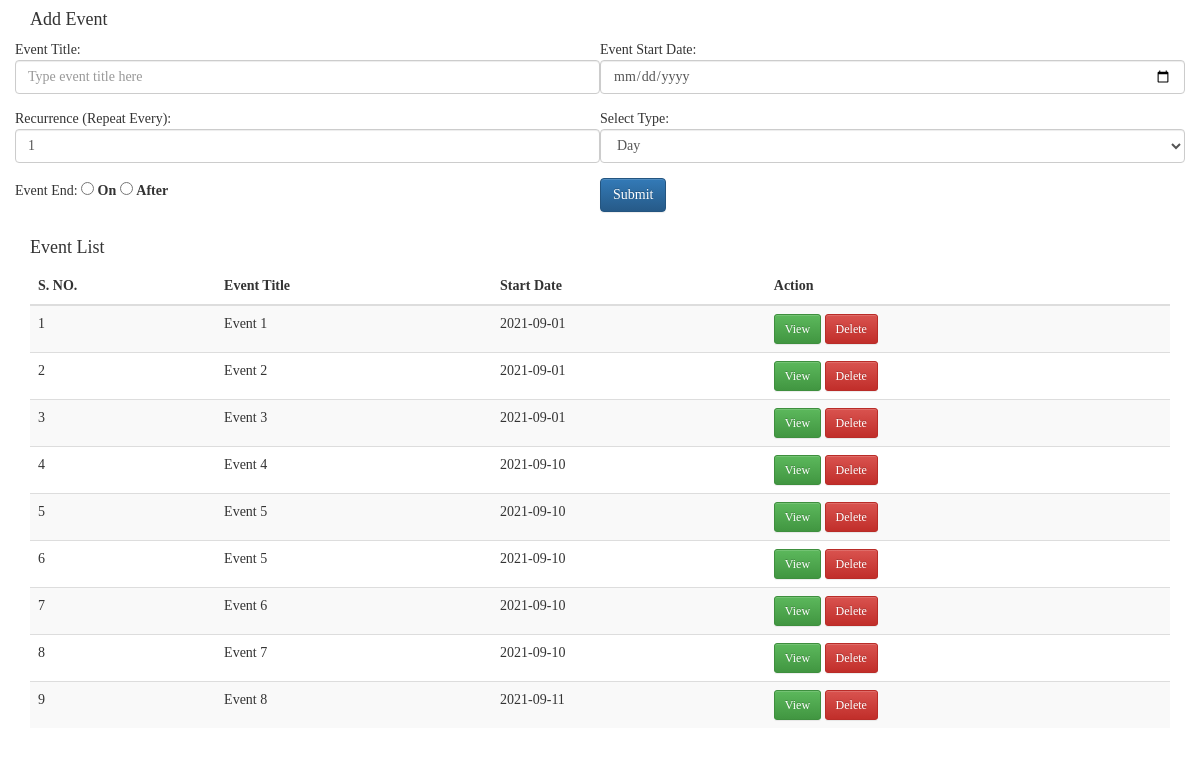
Screenshot of /practical-test/index.php with the database file from the repository.
### tables this page shows
CREATE TABLE `st_event` (
  `event_id` int(11) NOT NULL,
  `event_title` varchar(200) NOT NULL,
  `event_start_date` date NOT NULL,
  `event_repeat_every` int(11) NOT NULL,
  `event_repeat_type` varchar(10) NOT NULL,
  `event_repeat_on` varchar(30) DEFAULT NULL,
  `event_end_type` varchar(10) NOT NULL,
  `event_end_date` date DEFAULT NULL,
  `event_occurence` int(11) NOT NULL DEFAULT 0
);

### practical-test/application/controllers/Welcome.php (called while the page is built, shortened)
<?php
class Welcome extends CI_Controller {
     public function __construct(){
         $this->load->library('session');
         $this->load->model('Query');
     }
	public function index()
	{
		$data['event_list_data']=$this->Query->select_event_list();
		$this->load->view('event_add',$data);
	}
}

### practical-test/index.php (called while the page is built, shortened)
<?php
require_once BASEPATH.'core/CodeIgniter.php';

### practical-test/application/models/Query.php (called while the page is built, shortened)
<?php
   class Query extends CI_Model{
public function select_event_list(){
  	$qry = $this->db->select('*')->from('st_event')->get();
  	return $qry->result();
  }
   }
 ?>

### practical-test/application/views/event_add.php (the view, shortened to what this page needs)
<!DOCTYPE html>
<html>
<head>
<link rel="stylesheet" href="https://maxcdn.bootstrapcdn.com/bootstrap/3.3.7/css/bootstrap.min.css">
<link rel="stylesheet" href="https://maxcdn.bootstrapcdn.com/bootstrap/3.3.7/css/bootstrap-theme.min.css">
</head>
    <body>
    <section class="container">
<form action="<?= base_url('event_submit')?>" method="post" class="form-horizontal">
     <div class="row">
	     	<div class="col-md-12">
	     		    <h4>Add Event</h4>
	     	</div>
	     	<div class="col-md-6">
     		<div class="form-group">
     		  <lebel for="title"> Event Title:</lebel>
     		  <input id="title" type="text" name="event_title" placeholder="Type event title here" class="form-control" required="">
     		</div>
     	   </div>
     	   	<div class="col-md-6">
     		 <div class="form-group">
     		   <lebel for="startdate"> Event Start Date:</lebel>
     		   <input id="startdate" type="date" name="start_date" class="form-control" required="">
     		</div>
     	   </div>
     	   	<div class="col-md-6">
     		 <div class="form-group">
     		   <lebel for="Recurrence"> Recurrence (Repeat Every):</lebel>
     		   <input id="Recurrence" type="number" value="1" min="1" name="repeat_every" class="form-control" required="">
     		 </div>
     	   </div>
     	   <div class="col-md-6">
     		 <div class="form-group">
     		   <lebel for="daytype"> Select Type:</lebel>
	     		   <select class="form-control" name="repeat_type"  id="daytype" required="">
	     		       <option value="Day">Day</option>
	     		   </select>
     		 </div>
     	   </div>
     	   <div class="col-md-6">
     		 <div class="form-group">
     		      <lebel for="end">Event End:</lebel>
     		      <input  type="radio" value="On" id="on_type" name="end_type" class="end-radio" required="" />
     		      <label for="on_type">On</label>
     		      <input type="radio" value="After" id="after_type"  name="end_type" class="end-radio" required="" />
     		      <label for="after_type">After</label>
     		 </div>
     	   </div>
     	     <div class="col-md-6">
     		 <div class="form-group">
     		 <button type="submit" class="btn btn-md btn-primary">Submit</button>
     	    </div>
     	</div>
     	   <div class="col-md-12">
     	</div>
     </div>
</form>
<div class="row">
		<div class="col-md-12">
	     		 <h4> Event List</h4>
	     	</div>
		<div class="col-md-12 table-responsive">
		<table class="table table-striped">
		<thead>
			<tr>
				<th>S. NO.</th>
				<th>Event Title</th>
				<th>Start Date</th>
				<th>Action</th>
			</tr>
			</thead>
				<?php $i=1; foreach ($event_list_data as $value) {?>
			<tr>
			<td><?= $i?></td>
			<td><?= $value->event_title?></td>
			<td><?= $value->event_start_date?></td>
			<td>
			<a href="<?= base_url('event-
			view/'.$value->event_id)?>" class="btn btn-sm btn-success">View</a>
			<a href="<?= base_url('event-
			delete/'.$value->event_id)?>" class="btn btn-sm btn-danger" onclick="confirm('Are you sure you want to delete this event.')">Delete</a>
			</td>
			</tr>
				<?php $i++;} ?>
		</table>
		</div>
</div>
</section>
</body>
</html>

### practical-test/application/views/event_add.php (style rules this page uses)
body { font-family: Verdana; }

### rows the page displays
st_event: event_title "Event 1", event_start_date "2021-09-01"
st_event: event_title "Event 2", event_start_date "2021-09-01"
st_event: event_title "Event 3", event_start_date "2021-09-01"
st_event: event_title "Event 4", event_start_date "2021-09-10"
st_event: event_title "Event 5", event_start_date "2021-09-10"
st_event: event_title "Event 5", event_start_date "2021-09-10"
st_event: event_title "Event 6", event_start_date "2021-09-10"
st_event: event_title "Event 7", event_start_date "2021-09-10"
st_event: event_title "Event 8", event_start_date "2021-09-11"
